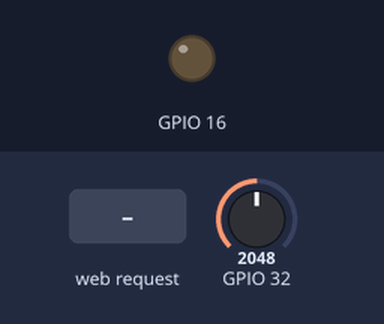
Simulated run of this sketch. Board: ESP32. On the bench: output pins drawn as LEDs (lit = HIGH). Inputs (shaded band) come from the test bench; at power-on: GPIO 32 = 2048. WiFi joins after 1.5 s; servers stay silent unless stated; what the sketch prints to the serial monitor is not drawn.

Above: at 2.7 s.
2.8 s: HTTP request GET /?led_ON received
At 3.4 s:
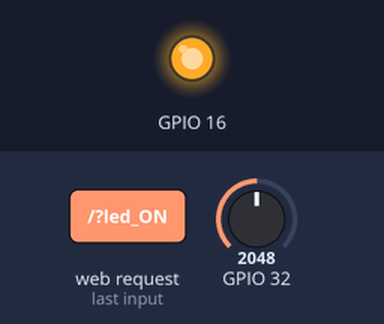
4.3 s: HTTP request GET /?led_OFF received
At 5.7 s:
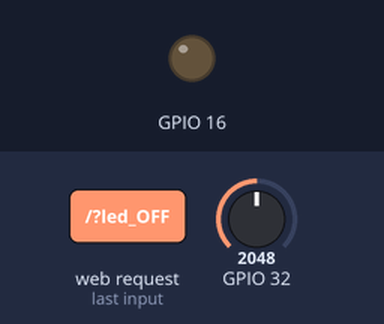
Timing chart, 0 to 7.3 s (numbered marks = the images above; inputs shaded):
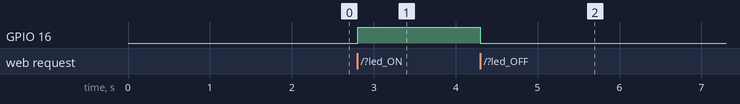

The sketch:

CommunicationTestViaHtml.ino
```cpp
#include <WiFi.h>

const char ssid[]="SSID";
const char passwd[] ="PASSWORD";
const char html_first[]=
"<!DOCTYPE html>\
<html>\
<head>\
<meta http-equiv=”refresh” content=0.1>\
<title>\
test html & WiFi\
</title>\
</head>\
<body>\
<h1>\
test html & WiFi\
</h1>\
<p>\
sound volume:";

const char html_end[]=
"</p>\
<form method='get'>\
<input type='submit' name='led_ON' value='ON' />\
<input type='submit' name='led_OFF' value='OFF' />\
</form>\
</body>\
</html>";

WiFiServer server(80);

void setup() {
  // put your setup code here, to run once:
  Serial.begin(115200);
  pinMode(16, OUTPUT);
  connectWiFi();

  server.begin();
}

int snd_vol;
void getSoundVolume(){
  snd_vol = analogRead(32);
}

void loop() {
  // put your main code here, to run repeatedly:
  if ( WiFi.status() == WL_DISCONNECTED ) {
        connectWiFi();
  }
  WiFiClient client = server.available();
  if (client) {
    Serial.println("new client");
    String currentLine = "";
    while(client.connected()){
      if(client.available()){
        char c = client.read();
        Serial.write(c);
        if(c == '\n'){
          if (currentLine.length() == 0){
            getSoundVolume();
            client.println("HTTP/1.1 200 OK");
            client.println("Content-type:text/html");
            client.println();

            client.println(html_first);
            client.println(snd_vol);
            client.println(html_end);
            client.println();
            break;
          }else{
            currentLine = "";
          }
        }else if(c != '\r'){
          currentLine += c;
        }
        if(currentLine.endsWith("GET /?led_ON")){
          digitalWrite(16, HIGH);
        }
        if(currentLine.endsWith("GET /?led_OFF")){
          digitalWrite(16, LOW);
        }

      }
    }
    client.stop();
    Serial.println("client disonnected");
  }
}

void connectWiFi() {
  WiFi.begin(ssid, passwd);
  Serial.print("WiFi connecting...");
  while(WiFi.status() != WL_CONNECTED) {
    Serial.print(".");
    delay(100);
  }
  Serial.print(" connected. ");
  Serial.println(WiFi.localIP());
}
```

Measured:
- after the input at 2.8 s, GPIO 16: LOW → HIGH at once
- after the input at 4.3 s, GPIO 16: HIGH → LOW at once
